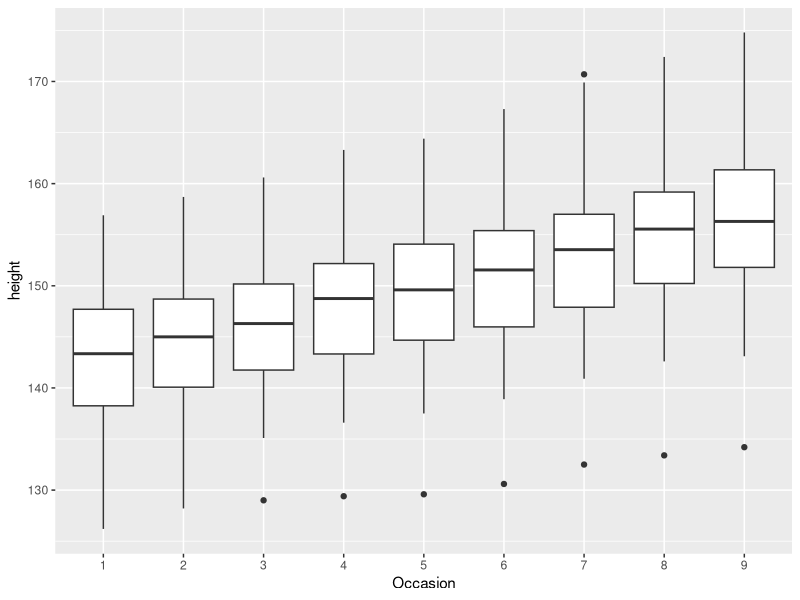
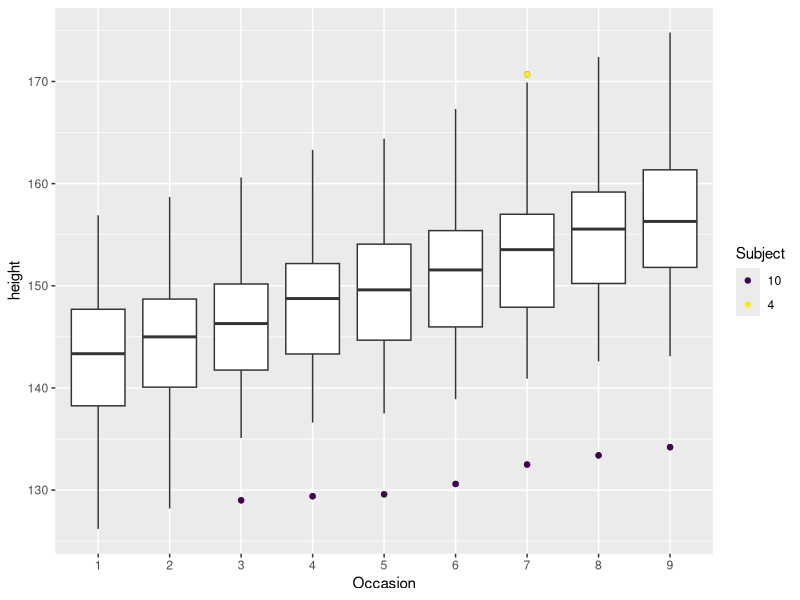
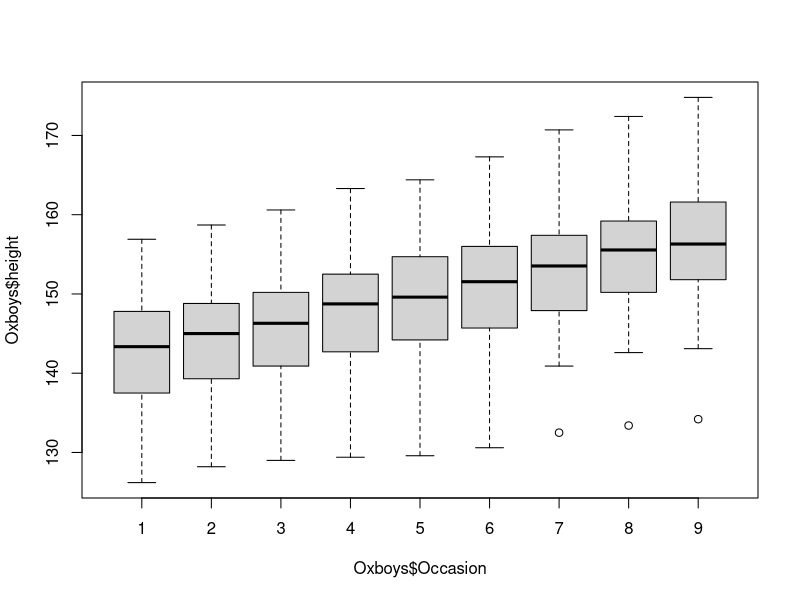
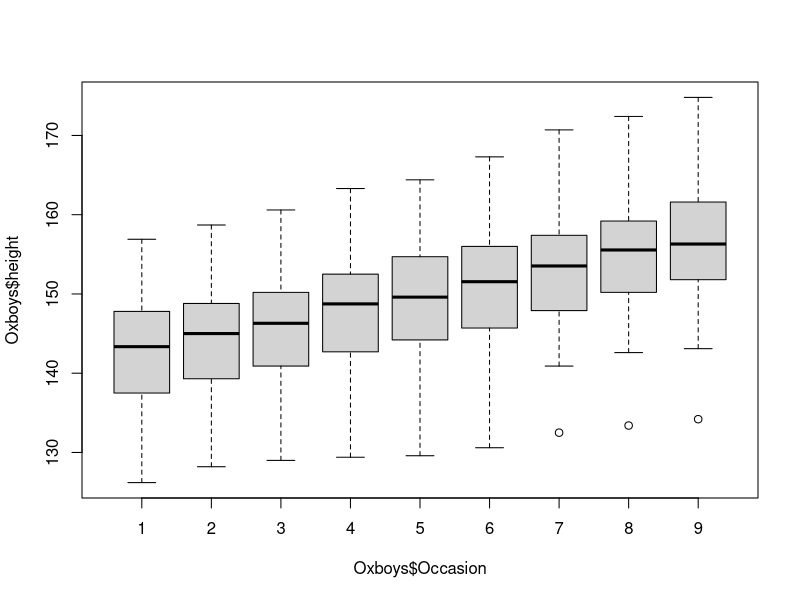
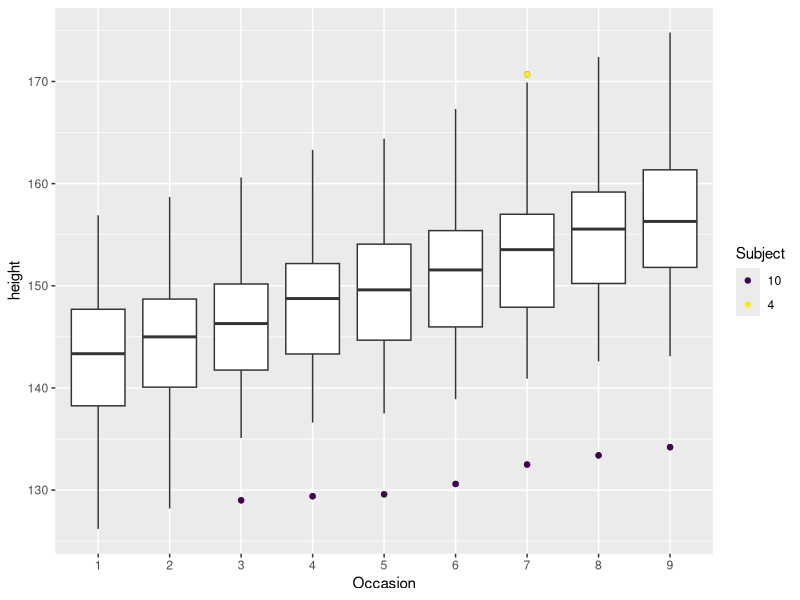
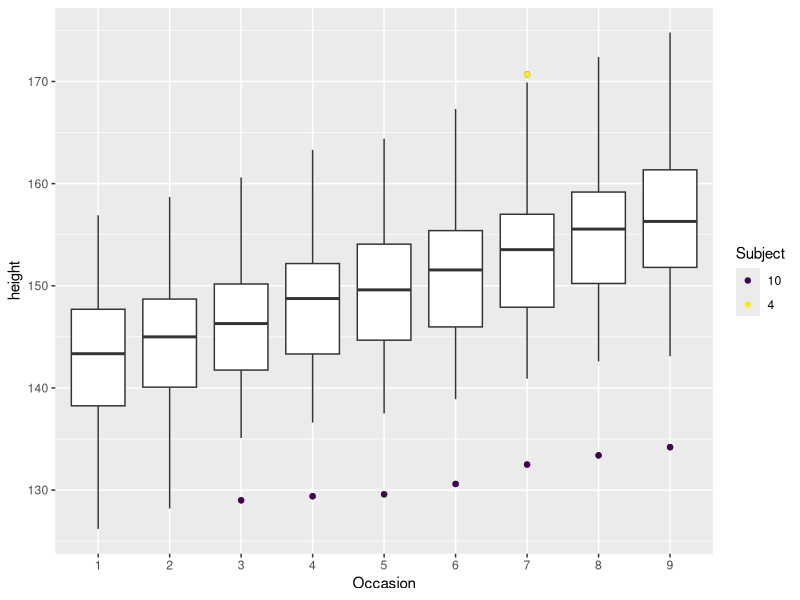

These figures' R source, in order:
## ---- chunk 1
Oxboys <- nlme::Oxboys
library(ggplot2)
library(plyr)
ggplot(Oxboys, aes(Occasion, height)) + geom_boxplot()
## ---- chunk 2
plot_Data <- ddply(Oxboys, .(Occasion), mutate, Q1=quantile(height, 1/4), Q3=quantile(height, 3/4), IQR=Q3-Q1, upper.limit=Q3+1.5*IQR, lower.limit=Q1-1.5*IQR)
ggplot() +  geom_boxplot(data = plot_Data, aes(x = Occasion, y = height)) +  geom_point(data = plot_Data[plot_Data$height > plot_Data$upper.limit | plot_Data$height < plot_Data$lower.limit,], aes(x = Occasion,y = height, color = Subject))

## ---- chunk 3
boxplot(Oxboys$height~Oxboys$Occasion)$stats
## ---- chunk 4
boxplot(Oxboys$height~Oxboys$Occasion)
## ---- chunk 5
upper.limit <- tapply(Oxboys$height, Oxboys$Occasion, function(x) 1.5*(quantile(x, .75) - quantile(x,.25)) + quantile(x,.75))
lower.limit <- tapply(Oxboys$height, Oxboys$Occasion, function(x) -1.5*(quantile(x, .75) - quantile(x,.25)) + quantile(x,.25))
## ---- chunk 6
attr(lower.limit, which = "dimnames")
## ---- chunk 7
N <- length(lower.limit)
lower.limits <- rep(0,nrow(Oxboys))
lower.limits[which(Oxboys$Occasion == attr(lower.limit, which = "dimnames")[[1]][1:N])] <- lower.limit[1:N]
upper.limits <- rep(0, nrow(Oxboys))
upper.limits[which(Oxboys$Occasion == attr(upper.limit, which = "dimnames")[[1]][1:N])] <- upper.limit[1:N]
Oxboys <- cbind(Oxboys, lower.limit = lower.limits, upper.limit = upper.limits)
## ---- chunk 8
head(Oxboys)
## ---- chunk 9
ggplot() +  geom_boxplot(data = Oxboys, aes(x = Occasion, y = height)) +  geom_point(data = Oxboys[Oxboys$height > Oxboys$upper.limit | Oxboys$height < Oxboys$lower.limit,], aes(x = Occasion,y = height, color = Subject))
## ---- chunk 10
plot_Data <- plyr::ddply(Oxboys, .(Occasion), mutate, Q1=quantile(height, 1/4), Q3=quantile(height, 3/4), IQR=Q3-Q1, upper.limit=Q3+1.5*IQR, lower.limit=Q1-1.5*IQR)
ggplot() +  geom_boxplot(data = plot_Data, aes(x = Occasion, y = height)) +  geom_point(data = plot_Data[plot_Data$height > plot_Data$upper.limit | plot_Data$height < plot_Data$lower.limit,], aes(x = Occasion,y = height, color = Subject))
